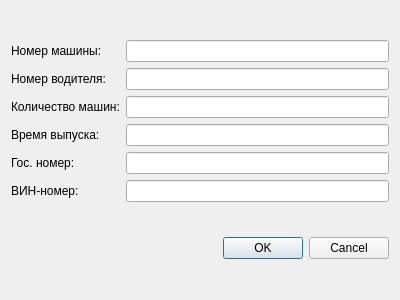
<?xml version="1.0" encoding="UTF-8"?>
<ui version="4.0">
 <class>EditEntryVehicle</class>
 <widget class="QDialog" name="EditEntryVehicle">
  <property name="geometry">
   <rect>
    <x>0</x>
    <y>0</y>
    <width>400</width>
    <height>300</height>
   </rect>
  </property>
  <property name="windowTitle">
   <string>Dialog</string>
  </property>
  <layout class="QVBoxLayout" name="verticalLayout">
   <item>
    <layout class="QGridLayout" name="gridLayout">
     <item row="1" column="1">
      <widget class="QLineEdit" name="idDriverEdit"/>
     </item>
     <item row="0" column="0">
      <widget class="QLabel" name="label">
       <property name="text">
        <string>Номер машины:</string>
       </property>
      </widget>
     </item>
     <item row="1" column="0">
      <widget class="QLabel" name="label_2">
       <property name="text">
        <string>Номер водителя:</string>
       </property>
      </widget>
     </item>
     <item row="2" column="1">
      <widget class="QLineEdit" name="vehicleAmountEdit"/>
     </item>
     <item row="4" column="0">
      <widget class="QLabel" name="label_5">
       <property name="text">
        <string>Гос. номер:</string>
       </property>
      </widget>
     </item>
     <item row="3" column="0">
      <widget class="QLabel" name="label_4">
       <property name="text">
        <string>Время выпуска:</string>
       </property>
      </widget>
     </item>
     <item row="3" column="1">
      <widget class="QLineEdit" name="releaseTimeEdit"/>
     </item>
     <item row="0" column="1">
      <widget class="QLineEdit" name="idVehicleEdit"/>
     </item>
     <item row="2" column="0">
      <widget class="QLabel" name="label_3">
       <property name="text">
        <string>Количество машин:</string>
       </property>
      </widget>
     </item>
     <item row="5" column="0">
      <widget class="QLabel" name="label_6">
       <property name="text">
        <string>ВИН-номер:</string>
       </property>
      </widget>
     </item>
     <item row="4" column="1">
      <widget class="QLineEdit" name="stateNumEdit"/>
     </item>
     <item row="5" column="1">
      <widget class="QLineEdit" name="vinEdit"/>
     </item>
    </layout>
   </item>
   <item>
    <widget class="QDialogButtonBox" name="buttonBox">
     <property name="orientation">
      <enum>Qt::Horizontal</enum>
     </property>
     <property name="standardButtons">
      <set>QDialogButtonBox::Cancel|QDialogButtonBox::Ok</set>
     </property>
    </widget>
   </item>
  </layout>
 </widget>
 <resources/>
 <connections>
  <connection>
   <sender>buttonBox</sender>
   <signal>accepted()</signal>
   <receiver>EditEntryVehicle</receiver>
   <slot>accept()</slot>
   <hints>
    <hint type="sourcelabel">
     <x>248</x>
     <y>254</y>
    </hint>
    <hint type="destinationlabel">
     <x>157</x>
     <y>274</y>
    </hint>
   </hints>
  </connection>
  <connection>
   <sender>buttonBox</sender>
   <signal>rejected()</signal>
   <receiver>EditEntryVehicle</receiver>
   <slot>reject()</slot>
   <hints>
    <hint type="sourcelabel">
     <x>316</x>
     <y>260</y>
    </hint>
    <hint type="destinationlabel">
     <x>286</x>
     <y>274</y>
    </hint>
   </hints>
  </connection>
 </connections>
</ui>
